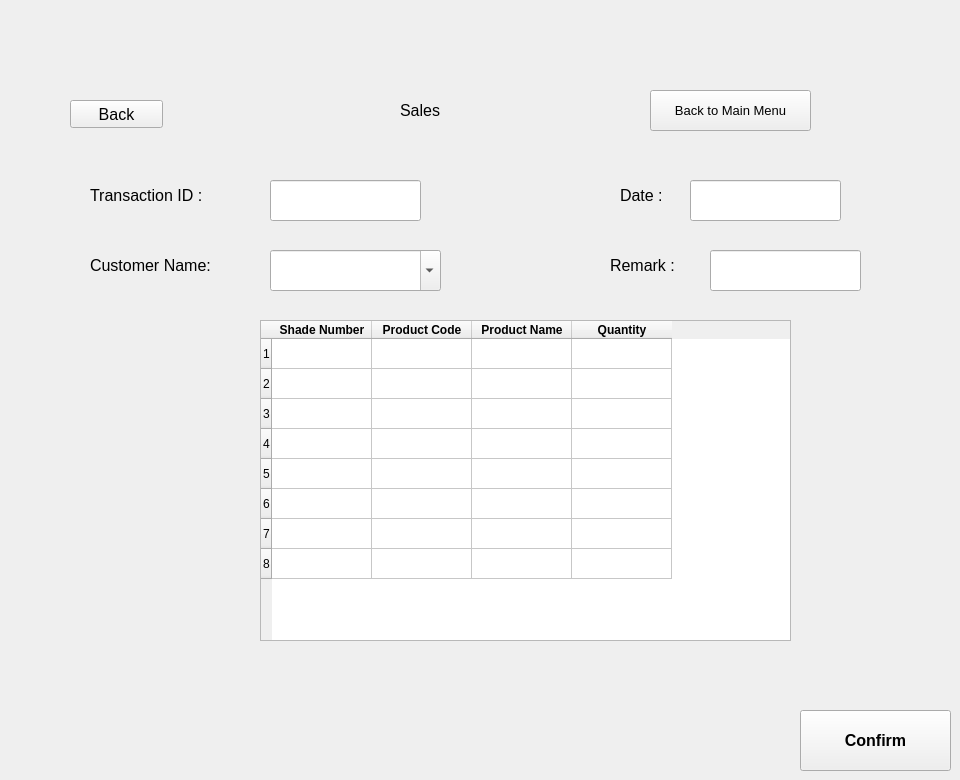
    <widget class="QWidget" name="shade_sales">
     <widget class="QPushButton" name="back_add_rm_6">
      <property name="geometry">
       <rect>
        <x>70</x>
        <y>100</y>
        <width>93</width>
        <height>28</height>
       </rect>
      </property>
      <property name="font">
       <font>
        <pointsize>12</pointsize>
       </font>
      </property>
      <property name="text">
       <string>Back</string>
      </property>
     </widget>
     <widget class="QLabel" name="label_92">
      <property name="geometry">
       <rect>
        <x>620</x>
        <y>170</y>
        <width>71</width>
        <height>51</height>
       </rect>
      </property>
      <property name="font">
       <font>
        <pointsize>12</pointsize>
       </font>
      </property>
      <property name="text">
       <string>Date :</string>
      </property>
     </widget>
     <widget class="QLineEdit" name="shade_remark_2">
      <property name="geometry">
       <rect>
        <x>710</x>
        <y>250</y>
        <width>151</width>
        <height>41</height>
       </rect>
      </property>
      <property name="font">
       <font>
        <pointsize>12</pointsize>
       </font>
      </property>
     </widget>
     <widget class="QLabel" name="label_93">
      <property name="geometry">
       <rect>
        <x>400</x>
        <y>90</y>
        <width>151</width>
        <height>41</height>
       </rect>
      </property>
      <property name="font">
       <font>
        <pointsize>12</pointsize>
       </font>
      </property>
      <property name="text">
       <string>Sales</string>
      </property>
     </widget>
     <widget class="QLineEdit" name="date_4">
      <property name="geometry">
       <rect>
        <x>690</x>
        <y>180</y>
        <width>151</width>
        <height>41</height>
       </rect>
      </property>
      <property name="font">
       <font>
        <pointsize>12</pointsize>
       </font>
      </property>
     </widget>
     <widget class="QLineEdit" name="shade_transaction_id_2">
      <property name="geometry">
       <rect>
        <x>270</x>
        <y>180</y>
        <width>151</width>
        <height>41</height>
       </rect>
      </property>
      <property name="font">
       <font>
        <pointsize>12</pointsize>
       </font>
      </property>
     </widget>
     <widget class="QTableWidget" name="shade_addtable_5">
      <property name="geometry">
       <rect>
        <x>260</x>
        <y>320</y>
        <width>531</width>
        <height>321</height>
       </rect>
      </property>
      <property name="rowCount">
       <number>8</number>
      </property>
      <property name="columnCount">
       <number>4</number>
      </property>
      <row/>
      <row/>
      <row/>
      <row/>
      <row/>
      <row/>
      <row/>
      <row/>
      <column>
       <property name="text">
        <string>Shade Number</string>
       </property>
       <property name="font">
        <font>
         <weight>75</weight>
         <bold>true</bold>
        </font>
       </property>
      </column>
      <column>
       <property name="text">
        <string>Product Code</string>
       </property>
       <property name="font">
        <font>
         <weight>75</weight>
         <bold>true</bold>
        </font>
       </property>
      </column>
      <column>
       <property name="text">
        <string>Product Name</string>
       </property>
       <property name="font">
        <font>
         <weight>75</weight>
         <bold>true</bold>
        </font>
       </property>
      </column>
      <column>
       <property name="text">
        <string>Quantity</string>
       </property>
       <property name="font">
        <font>
         <weight>75</weight>
         <bold>true</bold>
        </font>
       </property>
      </column>
      <item row="0" column="2">
       <property name="text">
        <string/>
       </property>
       <property name="flags">
        <set>ItemIsSelectable|ItemIsDragEnabled|ItemIsEnabled</set>
       </property>
      </item>
      <item row="1" column="2">
       <property name="text">
        <string/>
       </property>
       <property name="flags">
        <set>ItemIsSelectable|ItemIsDragEnabled|ItemIsEnabled</set>
       </property>
      </item>
      <item row="2" column="2">
       <property name="text">
        <string/>
       </property>
       <property name="flags">
        <set>ItemIsSelectable|ItemIsDragEnabled|ItemIsEnabled</set>
       </property>
      </item>
      <item row="3" column="2">
       <property name="text">
        <string/>
       </property>
       <property name="flags">
        <set>ItemIsSelectable|ItemIsDragEnabled|ItemIsEnabled</set>
       </property>
      </item>
      <item row="4" column="2">
       <property name="text">
        <string/>
       </property>
       <property name="flags">
        <set>ItemIsSelectable|ItemIsDragEnabled|ItemIsEnabled</set>
       </property>
      </item>
      <item row="5" column="2">
       <property name="text">
        <string/>
       </property>
       <property name="flags">
        <set>ItemIsSelectable|ItemIsDragEnabled|ItemIsEnabled</set>
       </property>
      </item>
      <item row="6" column="2">
       <property name="text">
        <string/>
       </property>
       <property name="flags">
        <set>ItemIsSelectable|ItemIsDragEnabled|ItemIsEnabled</set>
       </property>
      </item>
      <item row="7" column="2">
       <property name="text">
        <string/>
       </property>
       <property name="flags">
        <set>ItemIsSelectable|ItemIsDragEnabled|ItemIsEnabled</set>
       </property>
      </item>
     </widget>
     <widget class="QComboBox" name="shade_customer_2">
      <property name="geometry">
       <rect>
        <x>270</x>
        <y>250</y>
        <width>171</width>
        <height>41</height>
       </rect>
      </property>
      <property name="font">
       <font>
        <pointsize>12</pointsize>
       </font>
      </property>
      <property name="editable">
       <bool>true</bool>
      </property>
      <item>
       <property name="text">
        <string/>
       </property>
      </item>
      <item>
       <property name="text">
        <string>Rajesh</string>
       </property>
      </item>
      <item>
       <property name="text">
        <string>Nishit</string>
       </property>
      </item>
      <item>
       <property name="text">
        <string>Nilay</string>
       </property>
      </item>
      <item>
       <property name="text">
        <string>Parth</string>
       </property>
      </item>
     </widget>
     <widget class="QLabel" name="label_94">
      <property name="geometry">
       <rect>
        <x>90</x>
        <y>170</y>
        <width>161</width>
        <height>51</height>
       </rect>
      </property>
      <property name="font">
       <font>
        <pointsize>12</pointsize>
       </font>
      </property>
      <property name="text">
       <string>Transaction ID : </string>
      </property>
     </widget>
     <widget class="QLabel" name="label_95">
      <property name="geometry">
       <rect>
        <x>90</x>
        <y>240</y>
        <width>161</width>
        <height>51</height>
       </rect>
      </property>
      <property name="font">
       <font>
        <pointsize>12</pointsize>
       </font>
      </property>
      <property name="text">
       <string>Customer Name:</string>
      </property>
     </widget>
     <widget class="QLabel" name="label_96">
      <property name="geometry">
       <rect>
        <x>610</x>
        <y>240</y>
        <width>101</width>
        <height>51</height>
       </rect>
      </property>
      <property name="font">
       <font>
        <pointsize>12</pointsize>
       </font>
      </property>
      <property name="text">
       <string>Remark :</string>
      </property>
     </widget>
     <widget class="QPushButton" name="pushButton_18">
      <property name="geometry">
       <rect>
        <x>650</x>
        <y>90</y>
        <width>161</width>
        <height>41</height>
       </rect>
      </property>
      <property name="font">
       <font>
        <pointsize>10</pointsize>
       </font>
      </property>
      <property name="text">
       <string>Back to Main Menu</string>
      </property>
     </widget>
     <widget class="QPushButton" name="pushButton_25">
      <property name="geometry">
       <rect>
        <x>800</x>
        <y>710</y>
        <width>151</width>
        <height>61</height>
       </rect>
      </property>
      <property name="font">
       <font>
        <pointsize>12</pointsize>
        <weight>75</weight>
        <bold>true</bold>
       </font>
      </property>
      <property name="text">
       <string>Confirm</string>
      </property>
     </widget>
    </widget>
